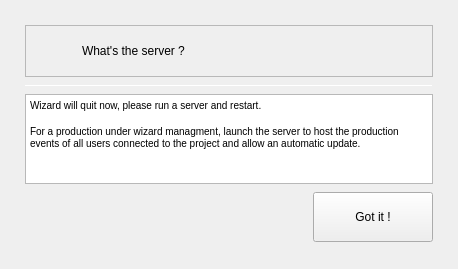
<?xml version="1.0" encoding="UTF-8"?>
<ui version="4.0">
 <class>Form</class>
 <widget class="QWidget" name="Form">
  <property name="geometry">
   <rect>
    <x>0</x>
    <y>0</y>
    <width>458</width>
    <height>269</height>
   </rect>
  </property>
  <property name="windowTitle">
   <string>Form</string>
  </property>
  <layout class="QHBoxLayout" name="horizontalLayout">
   <property name="leftMargin">
    <number>0</number>
   </property>
   <property name="topMargin">
    <number>0</number>
   </property>
   <property name="rightMargin">
    <number>0</number>
   </property>
   <property name="bottomMargin">
    <number>0</number>
   </property>
   <item>
    <layout class="QVBoxLayout" name="verticalLayout_3">
     <property name="spacing">
      <number>8</number>
     </property>
     <property name="leftMargin">
      <number>25</number>
     </property>
     <property name="topMargin">
      <number>25</number>
     </property>
     <property name="rightMargin">
      <number>25</number>
     </property>
     <property name="bottomMargin">
      <number>25</number>
     </property>
     <item>
      <widget class="QFrame" name="welcome_info_title_frame">
       <property name="sizePolicy">
        <sizepolicy hsizetype="Preferred" vsizetype="Fixed">
         <horstretch>0</horstretch>
         <verstretch>0</verstretch>
        </sizepolicy>
       </property>
       <property name="frameShape">
        <enum>QFrame::StyledPanel</enum>
       </property>
       <property name="frameShadow">
        <enum>QFrame::Raised</enum>
       </property>
       <layout class="QHBoxLayout" name="horizontalLayout_5">
        <property name="leftMargin">
         <number>0</number>
        </property>
        <property name="topMargin">
         <number>0</number>
        </property>
        <property name="rightMargin">
         <number>0</number>
        </property>
        <property name="bottomMargin">
         <number>0</number>
        </property>
        <item>
         <widget class="QLabel" name="welcome_info_image_label">
          <property name="minimumSize">
           <size>
            <width>50</width>
            <height>50</height>
           </size>
          </property>
          <property name="maximumSize">
           <size>
            <width>50</width>
            <height>50</height>
           </size>
          </property>
          <property name="text">
           <string/>
          </property>
         </widget>
        </item>
        <item>
         <widget class="QLabel" name="welcome_info_title_label">
          <property name="sizePolicy">
           <sizepolicy hsizetype="Preferred" vsizetype="Fixed">
            <horstretch>0</horstretch>
            <verstretch>0</verstretch>
           </sizepolicy>
          </property>
          <property name="text">
           <string>What's the server ?</string>
          </property>
         </widget>
        </item>
       </layout>
      </widget>
     </item>
     <item>
      <widget class="Line" name="line_2">
       <property name="maximumSize">
        <size>
         <width>16777215</width>
         <height>1</height>
        </size>
       </property>
       <property name="orientation">
        <enum>Qt::Horizontal</enum>
       </property>
      </widget>
     </item>
     <item>
      <widget class="QTextEdit" name="welcome_main_textEdit">
       <property name="sizePolicy">
        <sizepolicy hsizetype="Expanding" vsizetype="Minimum">
         <horstretch>0</horstretch>
         <verstretch>0</verstretch>
        </sizepolicy>
       </property>
       <property name="maximumSize">
        <size>
         <width>16777215</width>
         <height>90</height>
        </size>
       </property>
       <property name="html">
        <string>&lt;!DOCTYPE HTML PUBLIC &quot;-//W3C//DTD HTML 4.0//EN&quot; &quot;http://www.w3.org/TR/REC-html40/strict.dtd&quot;&gt;
&lt;html&gt;&lt;head&gt;&lt;meta name=&quot;qrichtext&quot; content=&quot;1&quot; /&gt;&lt;style type=&quot;text/css&quot;&gt;
p, li { white-space: pre-wrap; }
&lt;/style&gt;&lt;/head&gt;&lt;body style=&quot; font-family:'MS Shell Dlg 2'; font-size:7.8pt; font-weight:400; font-style:normal;&quot;&gt;
&lt;p style=&quot; margin-top:0px; margin-bottom:0px; margin-left:0px; margin-right:0px; -qt-block-indent:0; text-indent:0px;&quot;&gt;Wizard will quit now, please run a server and restart.&lt;/p&gt;
&lt;p style=&quot;-qt-paragraph-type:empty; margin-top:0px; margin-bottom:0px; margin-left:0px; margin-right:0px; -qt-block-indent:0; text-indent:0px;&quot;&gt;&lt;br /&gt;&lt;/p&gt;
&lt;p style=&quot; margin-top:0px; margin-bottom:0px; margin-left:0px; margin-right:0px; -qt-block-indent:0; text-indent:0px;&quot;&gt;For a production under wizard managment, launch the server to host the production events of all users connected to the project and allow an automatic update.&lt;/p&gt;&lt;/body&gt;&lt;/html&gt;</string>
       </property>
       <property name="textInteractionFlags">
        <set>Qt::NoTextInteraction</set>
       </property>
      </widget>
     </item>
     <item>
      <layout class="QHBoxLayout" name="horizontalLayout_2">
       <item>
        <spacer name="horizontalSpacer">
         <property name="orientation">
          <enum>Qt::Horizontal</enum>
         </property>
         <property name="sizeHint" stdset="0">
          <size>
           <width>40</width>
           <height>20</height>
          </size>
         </property>
        </spacer>
       </item>
       <item>
        <widget class="QPushButton" name="ok_pushButton">
         <property name="minimumSize">
          <size>
           <width>120</width>
           <height>50</height>
          </size>
         </property>
         <property name="text">
          <string>Got it !</string>
         </property>
        </widget>
       </item>
      </layout>
     </item>
    </layout>
   </item>
  </layout>
 </widget>
 <resources/>
 <connections/>
</ui>
